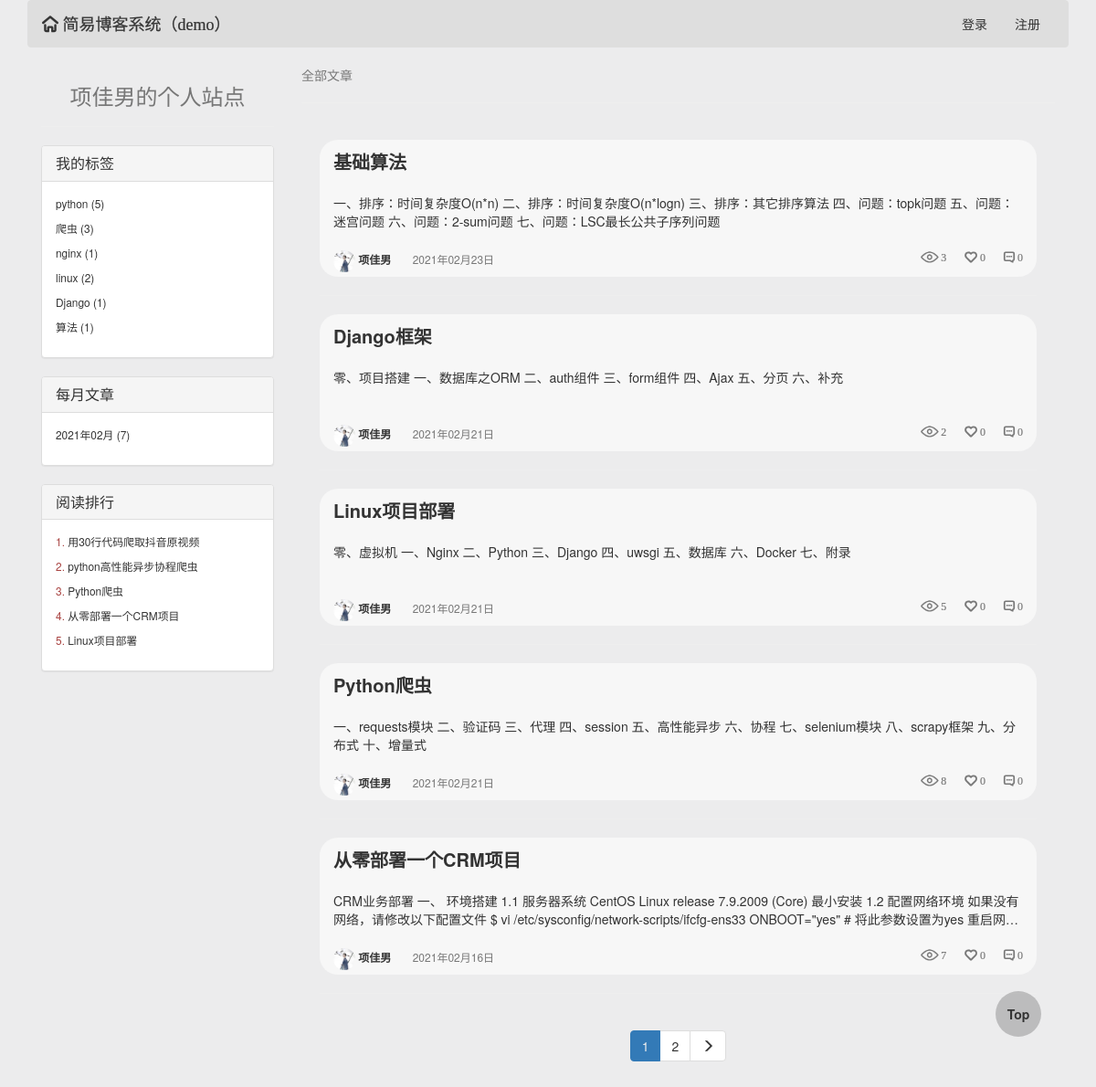
The page /项佳男/ on the database as committed earlier.
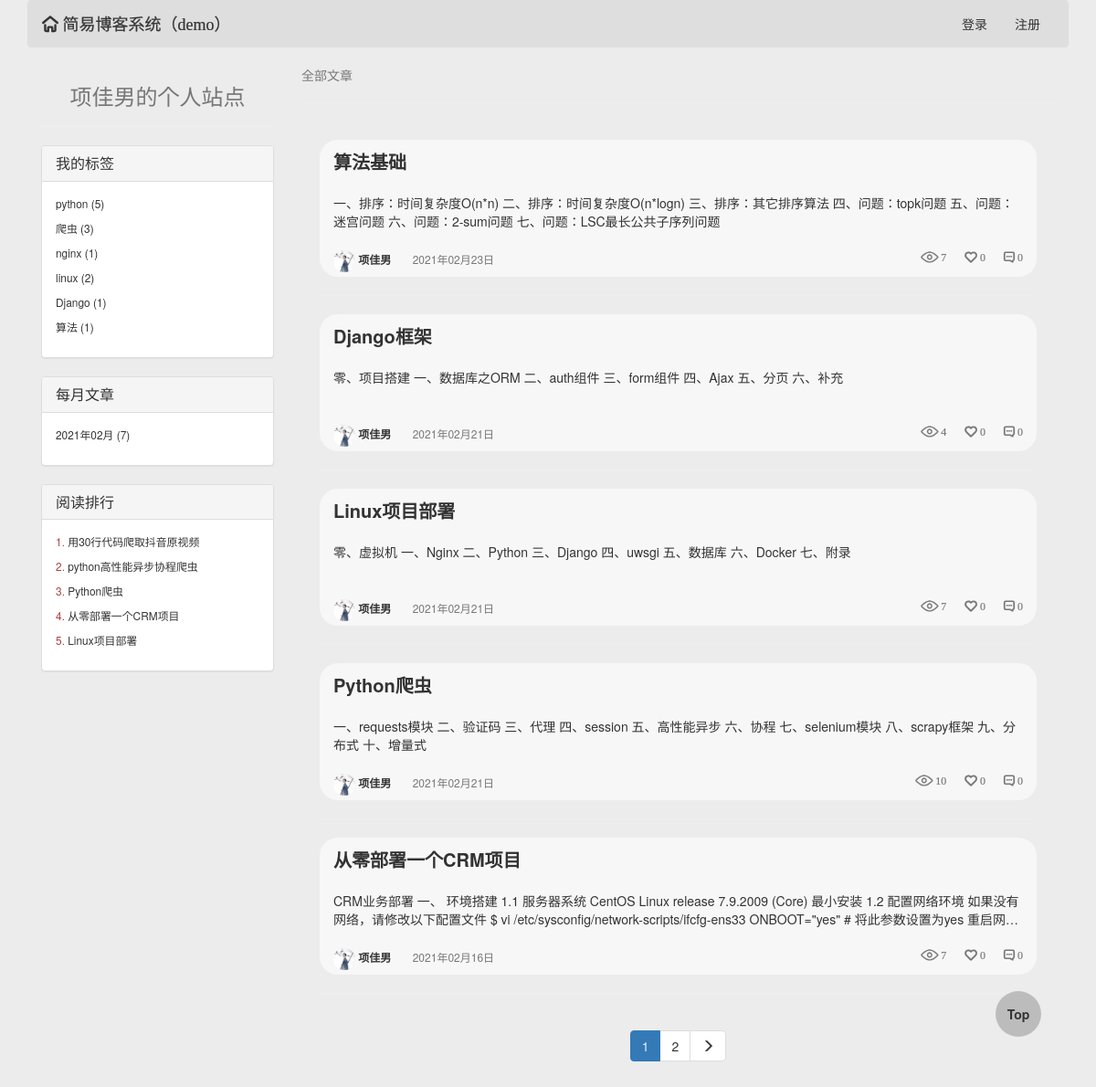
The same page on the database as committed later.
### blog/models.py (models this page shows, shortened)
class Article(models.Model):
    title = models.CharField(max_length=64, verbose_name='文章标题')
    desc = models.CharField(max_length=256, verbose_name='文章描述信息')
    create_time = models.DateTimeField(auto_now_add=True, verbose_name='文章创建日期')
    content = models.TextField()
    view_count = models.IntegerField(default=0)
    like_count = models.IntegerField(default=0)
    dislike_count = models.IntegerField(default=0)
    comment_count = models.IntegerField(default=0)
    user = models.ForeignKey('UserInfo', on_delete=models.CASCADE)
    tag = models.ManyToManyField('Tag')

class UserInfo(AbstractUser):
    create_time = models.DateTimeField(auto_now_add=True, verbose_name='用户创建时间')
    avatar = models.FileField(upload_to='avatars/', default='avatars/default.png')
    blog_site = models.OneToOneField('BlogSite', null=True, on_delete=models.CASCADE)
    def __str__(self):
        return self.username

### blog/templatetags/my_tags.py (called while the page is built)
@register.inclusion_tag('parts/side-left.html')
def get_side_left_style(request, username):
    user = UserInfo.objects.filter(username=username).first()
    blog_site = user.blog_site
    article_list_hot = Article.objects.filter(user__username=username).order_by('-view_count')[:5]
    tag_list = Tag.objects.filter(blog_site=blog_site).values('pk').annotate(
        c=Count('article__title')).values('title', 'c')
    time_list = Article.objects.filter(user=user).annotate(
        y_m_time=TruncMonth('create_time')).values('y_m_time').annotate(
        c=Count("id")).values('y_m_time', 'c')
    return {'username': username, 'blog_site': blog_site, 'tag_list': tag_list, 'article_list_hot': article_list_hot,
            'time_list': time_list, 'request': request}

@register.inclusion_tag('parts/header.html')
def get_header_style(request):
    form_login = UserFormLogin()
    form_reg = UserFormReg()
    username = UserInfo.objects.filter(username=request.user.username).first()
    blog_site = BlogSite.objects.filter(userinfo=username).first()
    return {'form_login': form_login, 'form_reg': form_reg, 'request': request, 'blog_site': blog_site}

### templates/user-blog.html (shortened to what this page needs)
{% extends "base0.html" %}
{% block body %}
    <div class="header">
        {% load my_tags %}
        {% get_header_style request %}
    </div>
    <div class="col-md-3">
        {% load my_tags %}
        {% get_side_left_style request username %}
    </div>
    <div class="col-md-9">
        <span class="text-muted">全部文章</span>
        <hr>
        <div class="article-list">
            {% for article in current_page %}
                <div class="article-item clearfix bg-info">
                    <div class="col-md-12">
                        <div class="media-right view-title">
                            <p>
                                <a href="/{{ article.user.username }}/articles/{{ article.id }}">{{ article.title }}</a>
                            </p>
                            <span>
                            {{ article.desc }}
                        </span>
                        </div>
                        <div class="pull-left text-muted view-other">
                            <a href="/{{ article.user }}/">
                                <img src="/media/{{ article.user.avatar }}">
                                {{ article.user }}
                            </a>
                            <span class="view-other-time">{{ article.create_time|date:'Y年m月d日' }}</span>
                            <span class="pull-right iconfont">&#xe630; {{ article.comment_count }}</span>
                            <span class="pull-right iconfont">&#xe626; {{ article.like_count }}</span>
                            <span class="pull-right iconfont">&#xe601; {{ article.view_count }}</span>
                        </div>
                    </div>
                </div>
                <hr>
            {% endfor %}
            {% load my_tags %}
            {% get_paginator_style current_page page_range current_page_num %}
        </div>
    </div>
{% endblock %}

### templates/parts/side-left.html (shortened to what this page needs)
<div>
    <a href="/{{ username }}/">
        <span class="h3 text-muted center-block text-center">{{ blog_site.title }}</span>
    </a>
    <hr>
    <div class="panel panel-default">
        <div class="panel-heading" role="tab" id="headingTwo">
            <h4 class="panel-title">
                <a role="button" data-toggle="collapse"
                   href="#tag_list">
                    我的标签
                </a>
            </h4>
        </div>
        <div id="tag_list" class="panel-collapse collapse in" role="tabpanel">
            <div class="panel-body">
                {% for tag in tag_list %}
                    <div class="small">
                        <p>
                            <a href="/{{ username }}/tag/{{ tag.title }}">
                                {{ tag.title }}
                                ({{ tag.c }})
                            </a>
                        </p>
                    </div>
                {% endfor %}
            </div>
        </div>
    </div>
    <div class="panel panel-default">
        <div class="panel-heading" role="tab" id="headingThree">
            <h4 class="panel-title">
                <a role="button" data-toggle="collapse"
                   href="#time_list">
                    每月文章
                </a>
            </h4>
        </div>
        <div id="time_list" class="panel-collapse collapse in" role="tabpanel">
            <div class="panel-body">
                {% for time in time_list %}
                    <div class="small">
                        <p>
                            <a href="/{{ username }}/time/{{ time.y_m_time|date:'Y-m' }}">
                                {{ time.y_m_time|date:'Y年m月' }}
                                ({{ time.c }})
                            </a>
                        </p>
                    </div>
                {% endfor %}
            </div>
        </div>
    </div>
    <div class="panel panel-default">
        <div class="panel-heading" role="tab" id="headingThree">
            <h4 class="panel-title">
                <a role="button" data-toggle="collapse"
                   href="#article_list_hot">
                    阅读排行
                </a>
            </h4>
        </div>
        <div id="article_list_hot" class="panel-collapse collapse in" role="tabpanel">
            <div class="panel-body">
                {% for article in article_list_hot %}
                    <div class="small">
                        <p>
                            <span class="text-danger">{{ forloop.counter }}.</span>
                            <a href="/{{ article.user.username }}/articles/{{ article.id }}">
                                {{ article.title }}
                            </a>
                        </p>
                    </div>
                {% endfor %}
            </div>
        </div>
    </div>
</div>

Rows that differ between the two databases and show on the page:
changed Article "Python爬虫": view_count "8" → "10"
changed Article "Linux项目部署": view_count "5" → "7"
changed Article: title "基础算法" → "算法基础"; view_count "3" → "7"
changed Article "Django框架": view_count "2" → "4"
